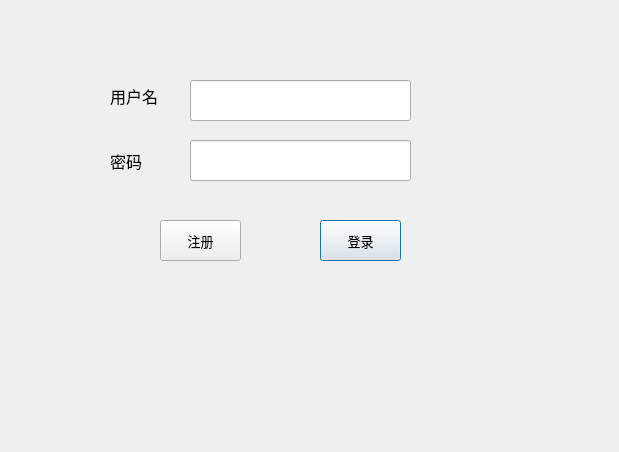
<?xml version="1.0" encoding="UTF-8"?>
<ui version="4.0">
 <class>Dialog</class>
 <widget class="QDialog" name="Dialog">
  <property name="geometry">
   <rect>
    <x>0</x>
    <y>0</y>
    <width>619</width>
    <height>452</height>
   </rect>
  </property>
  <property name="windowTitle">
   <string>Dialog</string>
  </property>
  <widget class="QLabel" name="label">
   <property name="geometry">
    <rect>
     <x>110</x>
     <y>70</y>
     <width>91</width>
     <height>51</height>
    </rect>
   </property>
   <property name="font">
    <font>
     <family>Arial</family>
     <pointsize>12</pointsize>
    </font>
   </property>
   <property name="text">
    <string>用户名</string>
   </property>
  </widget>
  <widget class="QPushButton" name="pushButton">
   <property name="geometry">
    <rect>
     <x>320</x>
     <y>220</y>
     <width>81</width>
     <height>41</height>
    </rect>
   </property>
   <property name="font">
    <font>
     <family>Arial</family>
     <pointsize>10</pointsize>
    </font>
   </property>
   <property name="text">
    <string>登录</string>
   </property>
  </widget>
  <widget class="QLabel" name="label_2">
   <property name="geometry">
    <rect>
     <x>110</x>
     <y>140</y>
     <width>61</width>
     <height>41</height>
    </rect>
   </property>
   <property name="font">
    <font>
     <family>Arial</family>
     <pointsize>12</pointsize>
    </font>
   </property>
   <property name="text">
    <string>密码</string>
   </property>
   <property name="textFormat">
    <enum>Qt::AutoText</enum>
   </property>
  </widget>
  <widget class="QPushButton" name="pushButton_2">
   <property name="geometry">
    <rect>
     <x>160</x>
     <y>220</y>
     <width>81</width>
     <height>41</height>
    </rect>
   </property>
   <property name="font">
    <font>
     <family>Arial</family>
     <pointsize>10</pointsize>
    </font>
   </property>
   <property name="text">
    <string>注册</string>
   </property>
  </widget>
  <widget class="QLineEdit" name="lineEdit">
   <property name="geometry">
    <rect>
     <x>190</x>
     <y>140</y>
     <width>221</width>
     <height>41</height>
    </rect>
   </property>
   <property name="echoMode">
    <enum>QLineEdit::Password</enum>
   </property>
  </widget>
  <widget class="QLineEdit" name="lineEdit_2">
   <property name="geometry">
    <rect>
     <x>190</x>
     <y>80</y>
     <width>221</width>
     <height>41</height>
    </rect>
   </property>
   <property name="echoMode">
    <enum>QLineEdit::Normal</enum>
   </property>
  </widget>
 </widget>
 <resources/>
 <connections/>
</ui>
